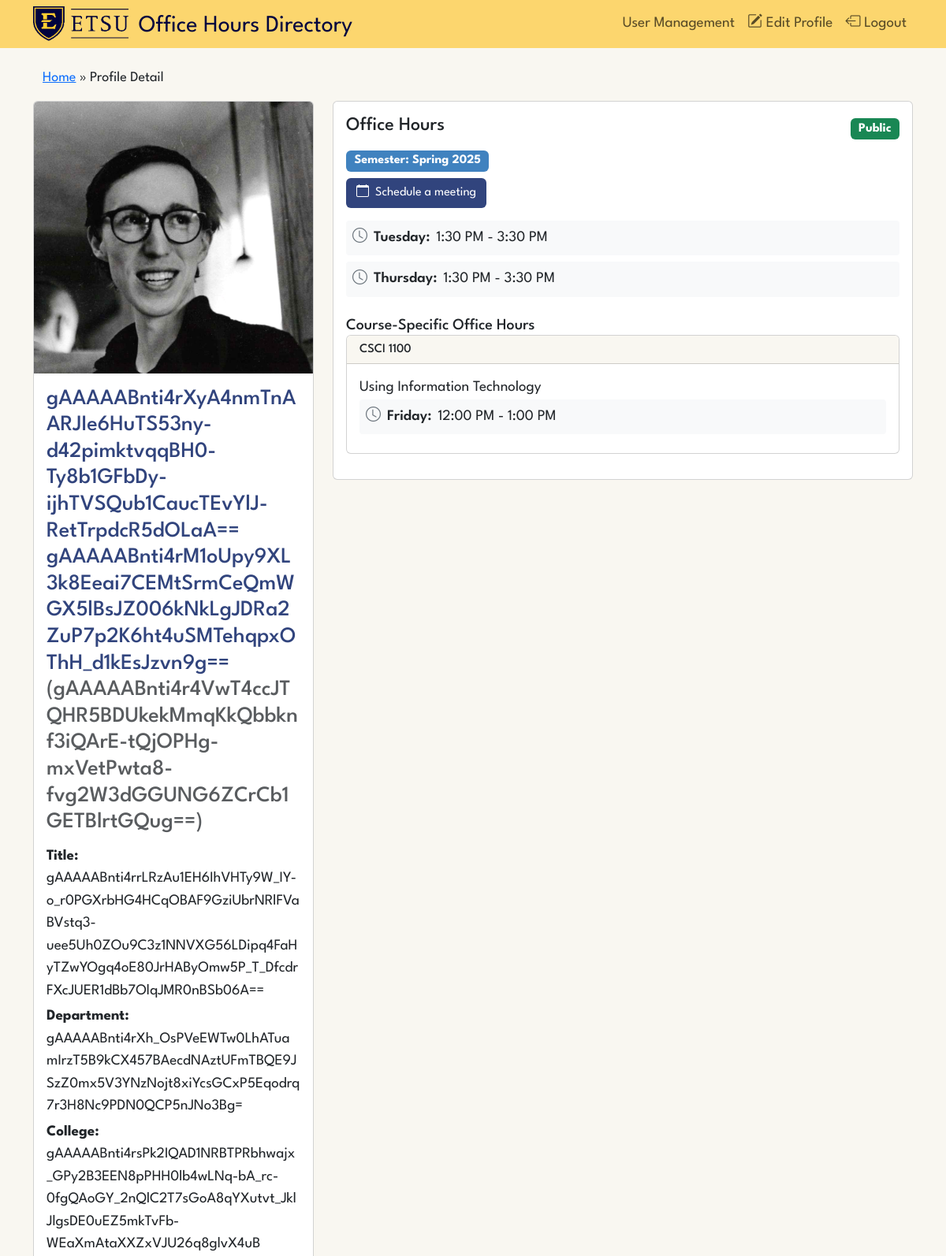
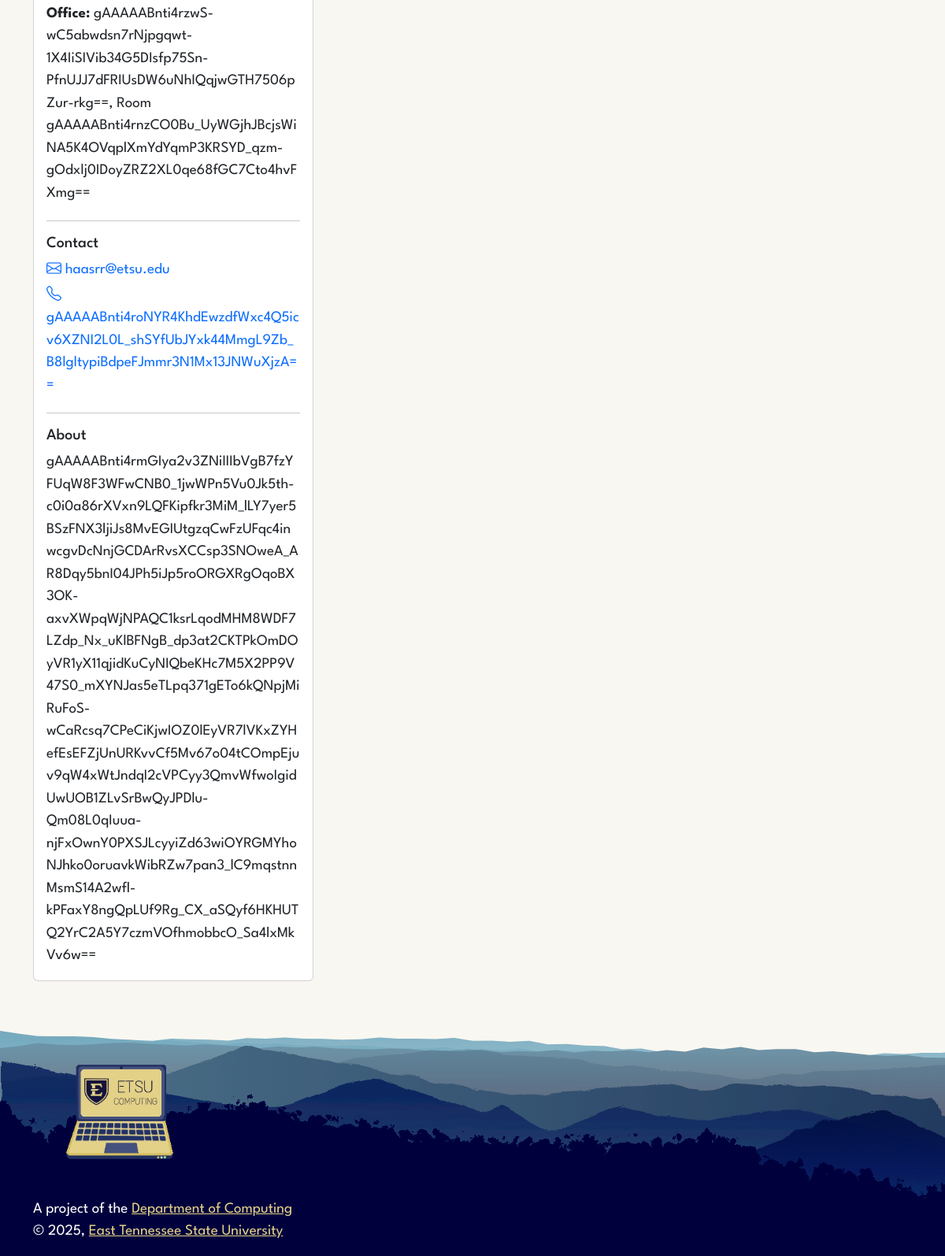
/profile/6/ (signed in), run on the app's committed database (2 pictures, top to bottom).
### profiles/models.py (models this page shows, shortened)
class UserProfile(models.Model):
    user = models.OneToOneField(settings.AUTH_USER_MODEL, on_delete=models.CASCADE)
    preferred_name = EncryptedCharField(max_length=100, blank=True)
    honorific = EncryptedCharField(max_length=50, blank=True)  # Renamed from 'title'
    pronouns = EncryptedCharField(max_length=50, blank=True)
    bio = EncryptedTextField(blank=True)
    phone = EncryptedCharField(max_length=20, blank=True)
    profile_image = models.ImageField(
        upload_to=get_profile_image_path,
        storage=OverwriteStorage(),
        blank=True
    )
    job_title = EncryptedCharField(max_length=100, blank=True)
    college = EncryptedCharField(max_length=100, blank=True)
    department = EncryptedCharField(max_length=100, blank=True)
    office_building = EncryptedCharField(max_length=100, blank=True)  # Changed from office
    office_room = EncryptedCharField(max_length=50, blank=True)  # New field

class OfficeHours(models.Model):
    user = models.OneToOneField(settings.AUTH_USER_MODEL, on_delete=models.CASCADE)
    semester = models.CharField(max_length=20, choices=get_semester_choices())
    scheduling_link = models.URLField(blank=True)
    is_public = models.BooleanField(default=True)
    time_slots = models.JSONField(default=list, blank=True, null=True)  # Make it optional
    created_at = models.DateTimeField(auto_now_add=True)
    updated_at = models.DateTimeField(auto_now=True)
    class Meta:
        verbose_name_plural = 'Office hours'

class CourseOfficeHours(models.Model):
    office_hours = models.ForeignKey(OfficeHours, on_delete=models.CASCADE)
    course_name = models.CharField(max_length=100)
    course_description = models.TextField(blank=True)
    time_slots = models.JSONField(default=list)
    class Meta:
        verbose_name_plural = 'Course office hours'

### users/models.py (models this page shows, shortened)
class EncryptedUser(AbstractUser):
    username = None
    email = models.EmailField(unique=True)
    first_name = EncryptedCharField(max_length=150)
    last_name = EncryptedCharField(max_length=150)
    USERNAME_FIELD = 'email'
    REQUIRED_FIELDS = ['first_name', 'last_name']
    objects = CustomUserManager()

### profiles/views.py (the view)
# urls.py: path('profile/<int:pk>/', views.profile_detail, name='profile_detail'),
def profile_detail(request, pk):
    profile = get_object_or_404(UserProfile, pk=pk)
    office_hours = OfficeHours.objects.filter(user=profile.user).first()
    course_hours = CourseOfficeHours.objects.filter(office_hours=office_hours) if office_hours else None
    return render(request, 'profiles/profile_detail.html', {
        'profile': profile,
        'office_hours': office_hours,
        'course_hours': course_hours,
    })

### templates/profiles/profile_detail.html (shortened to what this page needs)
{% extends '../base.html' %}
{% load form_filters %}
{% block content %}
<div class="container-fluid mb-3 fs-400" title="Breadcrumb navigation">
    <a class="text-secondary-blue" href="{% url 'profiles:home' %}">Home</a>
    » <span class="ff-sans-bolder">Profile Detail</span>
</div>
<div class="row">
    <div class="col-md-4">
        <div class="card mb-4">
            {% if profile.profile_image %}
                <img src="{{ profile.profile_image.url }}" class="card-img-top" alt="{{ profile.user.get_full_name }}">
            {% else %}
                <div class="card-img-top bg-secondary text-white d-flex align-items-center justify-content-center" style="height: 300px;">
                    <i class="bi bi-person-circle" style="font-size: 6rem;"></i>
                </div>
            {% endif %}
            <div class="card-body d-flex flex-column">
                <h3 class="card-title text-highlight-primary">
                    {% if profile.honorific %}{{ profile.honorific }} {% endif %}
                    {% if profile.preferred_name %}
                        {{ profile.preferred_name }}
                    {% else %}
                        {{ profile.user.get_full_name }}
                    {% endif %}
                    {% if profile.pronouns %}
                    <span class="text-muted">({{ profile.pronouns }})</span>
                    {% endif %}
                </h3>
                {% if profile.job_title %}
                    <p class="mt-1 mb-1"><strong>Title:</strong> {{ profile.job_title }}</p>
                {% endif %}
                {% if profile.department %}
                    <p class="mb-1"><strong>Department:</strong> {{ profile.department|remove_prepended_junk:'Department of' }}</p>
                {% endif %}
                {% if profile.college %}
                    <p class="mb-1"><strong>College:</strong> {{ profile.college|remove_prepended_junk:'college of' }}</p>
                {% endif %}
                {% if profile.office_building or profile.office_room %}
                <p class="mb-1">
                    <strong>Office:</strong>
                    {% if profile.office_building and profile.office_room %}
                        {{ profile.office_building }}, Room {{ profile.office_room }}
                    {% elif profile.office_room %}
                        Room {{ profile.office_room }}
                    {% else %}
                        {{ profile.office_building }}
                    {% endif %}
                </p>
                {% endif %}
                <hr>
                <div>
                    <h5>Contact</h5>
                    <p class="mt-2 mb-1">
                        <a href="mailto:{{ profile.user.email }}" class="text-decoration-none"title="Contact email link">
                            <i class="bi bi-envelope"></i> {{ profile.user.email }}
                        </a>
                    </p>
                    {% if profile.phone %}
                        <p class="mb-1">
                            <a href="tel:{{ profile.phone }}" class="text-decoration-none" title="Contact phone link">
                                <i class="bi bi-telephone"></i> {{ profile.phone }}
                            </a>
                        </p>
                    {% endif %}
                </div>
                {% if profile.bio %}
                    <hr>
                    <div>
                        <h5>About</h5>
                        <p class="mt-2">{{ profile.bio }}</p>
                    </div>
                {% endif %}
            </div>
        </div>
    </div>
    {% if office_hours.is_public or user.is_authenticated and user == profile.user %}
    <div class="col-md-8">
        <div class="card mb-4">
            <div class="card-body">
                <div class="d-flex justify-content-between align-items-center mb-2">
                    <h4 class="card-title d-inline">Office Hours</h4>
                    <div>
                        <span class="badge {% if office_hours.is_public %}bg-success{% else %}bg-danger{% endif %} fs-300">
                            {{ office_hours.is_public|yesno:"Public,Private" }}
                        </span>
                    </div>
                </div>
                <p class="badge bg-info fs-300 mb-2">Semester: {{ office_hours.semester }}</p>
                {% if office_hours.scheduling_link %}
                    <p>
                        <a href="{{ office_hours.scheduling_link }}" class="btn bttn-primary" target="_blank">
                            <i class="bi bi-calendar"></i>&ensp;Schedule a meeting
                        </a>
                    </p>
                {% endif %}
                {% if office_hours.time_slots %}
                    <div class="time-slots mt-3">
                        {% for slot in office_hours.time_slots %}
                            <div class="time-slot-item d-flex align-items-center mb-2">
                                <i class="bi bi-clock me-2" style="color: #6c757d;"></i>
                                <span class="me-2" style="font-weight: 600;">{{ slot.day }}:</span>
                                {% if slot.startTime and slot.endTime %}
                                    <span>
                                        {% with start_hour=slot.startTime|slice:":2"|add:"0" %}
                                        {% with start_minute=slot.startTime|slice:"3:5" %}
                                        {% with end_hour=slot.endTime|slice:":2"|add:"0" %}
                                        {% with end_minute=slot.endTime|slice:"3:5" %}
                                            {% if start_hour > 12 %}
                                                {{ start_hour|add:"-12" }}:{{ start_minute }} PM
                                            {% elif start_hour == 12 %}
                                                {{ start_hour }}:{{ start_minute }} PM
                                            {% elif start_hour == 0 %}
                                                12:{{ start_minute }} AM
                                            {% else %}
                                                {{ start_hour }}:{{ start_minute }} AM
                                            {% endif %}
                                            -
                                            {% if end_hour > 12 %}
                                                {{ end_hour|add:"-12" }}:{{ end_minute }} PM
                                            {% elif end_hour == 12 %}
                                                {{ end_hour }}:{{ end_minute }} PM
                                            {% elif end_hour == 0 %}
                                                12:{{ end_minute }} AM
                                            {% else %}
                                                {{ end_hour }}:{{ end_minute }} AM
                                            {% endif %}
                                        {% endwith %}
                                        {% endwith %}
                                        {% endwith %}
                                        {% endwith %}
                                    </span>
                                {% endif %}
                            </div>
                        {% endfor %}
                    </div>
                {% else %}
                    <p class="text-muted">No general office hours set. {% if office_hours.scheduling_link %}Please use the scheduling link above.{% else %}Please contact directly for availability.{% endif %}</p>
                {% endif %}
                {% if course_hours %}
                    <h5 class="mt-4">Course-Specific Office Hours</h5>
                    {% for course in course_hours %}
                        <div class="card mb-3">
                            <div class="card-header d-flex justify-content-between align-items-center bg-light">
                                <h6 class="mb-0">{{ course.course_name }}</h6>
                            </div>
                            <div class="card-body">
                                {% if course.course_description %}
                                    <p class="card-text">{{ course.course_description }}</p>
                                {% endif %}
                                <div class="time-slots">
                                    {% if course.time_slots %}
                                        {% for slot in course.time_slots %}
                                            <div class="time-slot-item d-flex align-items-center mb-2">
                                                <i class="bi bi-clock me-2" style="color: #6c757d;"></i>
                                                <div class="me-2" style="font-weight: 600;">{{ slot.day }}:</div>
                                                {% if slot.startTime and slot.endTime %}
                                                    <span>
                                                        {% with start_hour=slot.startTime|slice:":2"|add:"0" %}
                                                        {% with start_minute=slot.startTime|slice:"3:5" %}
                                                        {% with end_hour=slot.endTime|slice:":2"|add:"0" %}
                                                        {% with end_minute=slot.endTime|slice:"3:5" %}
                                                            {% if start_hour > 12 %}
                                                                {{ start_hour|add:"-12" }}:{{ start_minute }} PM
                                                            {% elif start_hour == 12 %}
                                                                {{ start_hour }}:{{ start_minute }} PM
                                                            {% elif start_hour == 0 %}
                                                                12:{{ start_minute }} AM
                                                            {% else %}
                                                                {{ start_hour }}:{{ start_minute }} AM
                                                            {% endif %}
                                                            -
                                                            {% if end_hour > 12 %}
                                                                {{ end_hour|add:"-12" }}:{{ end_minute }} PM
                                                            {% elif end_hour == 12 %}
                                                                {{ end_hour }}:{{ end_minute }} PM
                                                            {% elif end_hour == 0 %}
                                                                12:{{ end_minute }} AM
                                                            {% else %}
                                                                {{ end_hour }}:{{ end_minute }} AM
                                                            {% endif %}
                                                        {% endwith %}
                                                        {% endwith %}
                                                        {% endwith %}
                                                        {% endwith %}
                                                    </span>
                                                {% endif %}
                                            </div>
                                        {% endfor %}
                                    {% else %}
                                        <p class="text-muted mb-0">No specific times set for this course.</p>
                                    {% endif %}
                                </div>
                            </div>
                        </div>
                    {% endfor %}
                {% endif %}
            </div>
        </div>
    </div>
    {% endif %}
</div>
{% endblock %}

### data on the page
UserProfile: profile_image (picture), honorific "gAAAAABnti4rXyA4nmTnAARJIe6HuTS53ny-d42pimktvqqBH0-Ty8b1GFbDy-ijhTVSQub1CaucTEvYlJ-RetTrpdcR5dOLaA==", preferred_name "gAAAAABnti4rM1oUpy9XL3k8Eeai7CEMtSrmCeQmWGX5lBsJZ006kNkLgJDRa2ZuP7p2K6ht4uSMTehqpxOThH_d1kEsJzvn9g==", pronouns "gAAAAABnti4r4VwT4ccJTQHR5BDUkekMmqKkQbbknf3iQArE-tQjOPHg-mxVetPwta8-fvg2W3dGGUNG6ZCrCb1GETBlrtGQug==", job_title "gAAAAABnti4rrLRzAu1EH6IhVHTy9W_IY-o_r0PGXrbHG4HCqOBAF9GziUbrNRlFVaBVstq3-uee5Uh0ZOu9C3z1NNVXG56LDipq4FaHyTZwYOgq4oE80JrHAByOmw5P_T_DfcdrFXcJUER1dBb7OlqJMR0nBSb06A==", department|remove_prepended_junk "gAAAAABnti4rXh_OsPVeEWTw0LhATuamIrzT5B9kCX457BAecdNAztUFmTBQE9JSzZ0mx5V3YNzNojt8xiYcsGCxP5Eqodrq7r3H8Nc9PDN0QCP5nJNo3Bg=", college|remove_prepended_junk "gAAAAABnti4rsPk2IQAD1NRBTPRbhwajx_GPy2B3EEN8pPHH0lb4wLNq-bA_rc-0fgQAoGY_2nQlC2T7sGoA8qYXutvt_JklJlgsDE0uEZ5mkTvFb-WEaXmAtaXXZxVJU26q8glvX4uB", office_building "gAAAAABnti4rzwS-wC5abwdsn7rNjpgqwt-1X4IiSIVib34G5DIsfp75Sn-PfnUJJ7dFRIUsDW6uNhIQqjwGTH7506pZur-rkg==", office_room "gAAAAABnti4rnzCO0Bu_UyWGjhJBcjsWiNA5K4OVqplXmYdYqmP3KRSYD_qzm-gOdxlj0IDoyZRZ2XL0qe68fGC7Cto4hvFXmg==", user.email "haasrr@etsu.edu", phone "gAAAAABnti4roNYR4KhdEwzdfWxc4Q5icv6XZNI2L0L_shSYfUbJYxk44MmgL9Zb_B8lgltypiBdpeFJmmr3N1Mx13JNWuXjzA==", bio "gAAAAABnti4rmGIya2v3ZNiIIIbVgB7fzYFUqW8F3WFwCNB0_1jwWPn5Vu0Jk5th-c0i0a86rXVxn9LQFKipfkr3MiM_lLY7yer5BSzFNX3ljiJs8MvEGIUtgzqCwFzUFqc4inwcgvDcNnjGCDArRvsXCCsp3SNOweA_AR8Dqy5bnI04JPh5iJp5roORGXRgOqoBX3OK-axvXWpqWjNPAQC1ksrLqodMHM8WDF7LZdp_Nx_uKlBFNgB_dp3at2CKTPkOmDOyVR1yX11qjidKuCyNIQbeKHc7M5X2PP9V47S0_mXYNJas5eTLpq371gETo6kQNpjMiRuFoS-wCaRcsq7CPeCiKjwIOZ0lEyVR7lVKxZYHefEsEFZjUnURKvvCf5Mv67o04tCOmpEjuv9qW4xWtJndqI2cVPCyy3QmvWfwoIgidUwUOB1ZLvSrBwQyJPDlu-Qm08L0qIuua-njFxOwnY0PXSJLcyyiZd63wiOYRGMYhoNJhko0oruavkWibRZw7pan3_lC9mqstnnMsmS14A2wfl-kPFaxY8ngQpLUf9Rg_CX_aSQyf6HKHUTQ2YrC2A5Y7czmVOfhmobbcO_Sa4lxMkVv6w=="
OfficeHours: is_public "Public", semester "Spring 2025"
CourseOfficeHours: course_name "CSCI 1100", course_description "Using Information Technology", day "Friday", time_slots "12", time_slots "00", time_slots "1", time_slots "00"

### other printed values
{{ slot.day }} "Tuesday" "Thursday"
{{ start_hour|add:"-12" }} "1" "1"
{{ start_minute }} "30" "30"
{{ end_hour|add:"-12" }} "3" "3"
{{ end_minute }} "30" "30"
